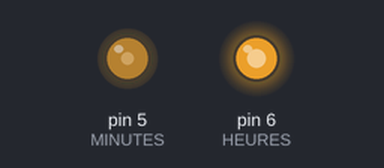
Simulated run of this sketch. Board: Arduino Uno, built with avr-gcc and run on an emulated ATmega328P. Shown: output pins drawn as LEDs (lit = HIGH). The local clock reads 2024-03-15 10:24:30 at power-on unless the sketch sets it.

Above: at 0.1 s.
Timing chart, 0 to 91.5 s (numbered marks = the images above):
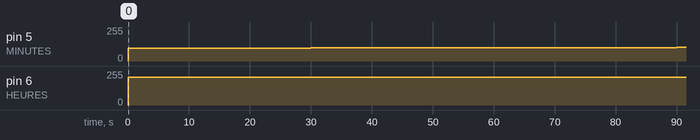

Measured:
- by itself, pin 5 (MINUTES): 0/255 → 96/255 at 0.00 s, → 100/255 30.0 s later, → 104/255 60.0 s later
- by itself, pin 6 (HEURES): 0/255 → 210/255 at 0.00 s

The sketch:

amp_horloge.ino
```cpp
#include <Wire.h>
#include <Time.h>
#include <DS1307RTC.h>

#define HEURES  6
#define MINUTES 5

void setup() {
  // les deux broches en sortie
  pinMode(HEURES, OUTPUT);
  pinMode(MINUTES, OUTPUT);
}

void loop() {
  // pour le stockage de l'heure
  tmElements_t tm;

  // puis-je lire l'heure ?
  if(RTC.read(tm)) {
    // oui
    // Si l'heure est entre 0 et 11
    if(tm.Hour < 12)
      // on utilise directement la valeur
      analogWrite(HEURES, 255/12*tm.Hour);
    else
      // sinon on est l'après midi et on retranche 12
      analogWrite(HEURES, 255/12*(tm.Hour-12));
    // On utilise la valeur pour les minutes directement
    analogWrite(MINUTES, 255/60*(tm.Minute));
  } else {
    // On en peut pas lire l'heure
    if (RTC.chipPresent()) {
      // heure n'est pas valide
      // il faut d'abord régler l'horloge avec le croquis
      // d'exemple TimeRTCSet
    } else {
      // problème avec DS1307
      // il faut vérifier les connexion
    }
  }
  // pause de 5s
  // il n'est pas utilise de rafraîchir l'heure plus souvent
  delay(5000);
}
```
